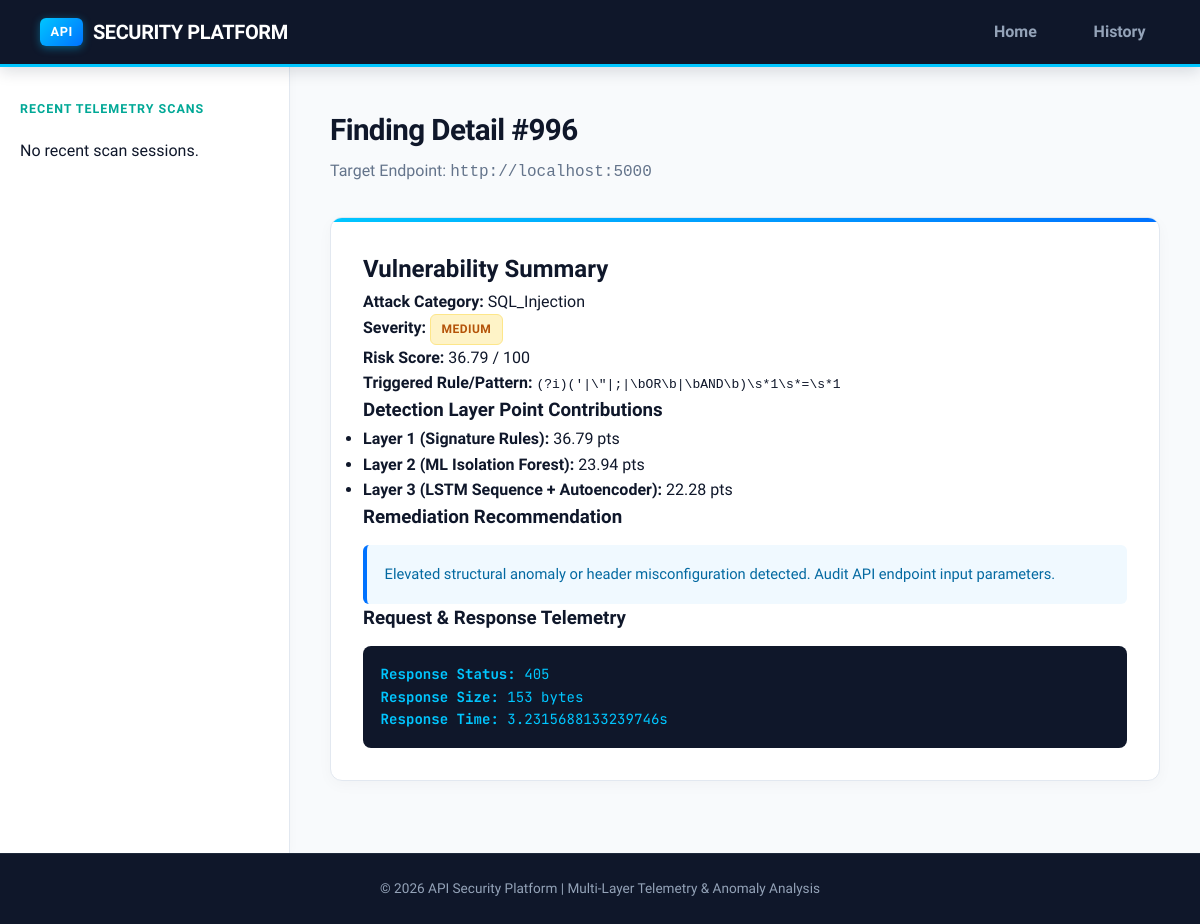
Screenshot of /finding/996 with the database file from the repository.
### database/models.py (models this page shows)
class Finding(Base):
    __tablename__ = "findings"
    id = Column(Integer, primary_key=True, index=True)
    session_id = Column(Integer, ForeignKey("scan_sessions.id", ondelete="CASCADE"), nullable=False)
    endpoint_id = Column(Integer, ForeignKey("endpoints.id", ondelete="CASCADE"), nullable=True)
    attack_type = Column(String(100), nullable=False, default="None")
    finding_status = Column(String(30), nullable=False, default="Informational")
    severity = Column(String(20), nullable=False, default="Low")
    risk_score = Column(Float, default=0.0)
    signature_triggered = Column(String(255), default="")
    ml_score = Column(Float, default=0.0)
    lstm_score = Column(Float, default=0.0)
    autoencoder_score = Column(Float, default=0.0)
    recommendation = Column(Text, nullable=True)
    timestamp = Column(DateTime, default=datetime.utcnow)
    request_payload = Column(Text, nullable=True, default="")
    response_status = Column(Integer, default=200)
    response_size = Column(Integer, default=0)
    response_time = Column(Float, default=0.0)
    session = relationship("ScanSession", back_populates="findings")
    endpoint = relationship("Endpoint", back_populates="findings")

class Endpoint(Base):
    __tablename__ = "endpoints"
    id = Column(Integer, primary_key=True, index=True)
    session_id = Column(Integer, ForeignKey("scan_sessions.id", ondelete="CASCADE"), nullable=False)
    url = Column(String(500), nullable=False)
    method = Column(String(10), nullable=False, default="GET")
    discovered_at = Column(DateTime, default=datetime.utcnow)
    session = relationship("ScanSession", back_populates="endpoints")
    findings = relationship("Finding", back_populates="endpoint", cascade="all, delete-orphan")

### dashboard/routes.py (the view)
@dashboard_bp.route("/finding/<int:finding_id>")
def finding_detail(finding_id):
    finding = get_finding_by_id(finding_id)
    return render_template("report.html", finding=finding)

### database/db.py (called while the page is built)
def get_finding_by_id(finding_id: int) -> Optional[Finding]:
    db = SessionLocal()
    try:
        return db.query(Finding).options(joinedload(Finding.endpoint)).options(joinedload(Finding.session)).filter(Finding.id == finding_id).first()
    finally:
        db.close()

### dashboard/templates/report.html (shortened to what this page needs)
{% extends "base.html" %}
{% block content %}
<div class="page-header">
    <h1>Finding Detail #{{ finding.id if finding else 'N/A' }}</h1>
    <p>Target Endpoint: <code>{{ finding.endpoint.url if finding and finding.endpoint else 'N/A' }}</code></p>
</div>
{% if finding %}
<div class="card detail-card">
    <h2>Vulnerability Summary</h2>
    <div class="detail-grid">
        <div><strong>Attack Category:</strong> {{ finding.attack_type }}</div>
        <div><strong>Severity:</strong> <span class="badge {{ finding.severity|lower }}">{{ finding.severity }}</span></div>
        <div><strong>Risk Score:</strong> {{ finding.risk_score }} / 100</div>
        <div><strong>Triggered Rule/Pattern:</strong> <code>{{ finding.signature_triggered or 'N/A' }}</code></div>
    </div>
    <h3>Detection Layer Point Contributions</h3>
    <ul>
        <li><strong>Layer 1 (Signature Rules):</strong> {{ finding.risk_score }} pts</li>
        <li><strong>Layer 2 (ML Isolation Forest):</strong> {{ finding.ml_score }} pts</li>
        <li><strong>Layer 3 (LSTM Sequence + Autoencoder):</strong> {{ finding.lstm_score + finding.autoencoder_score }} pts</li>
    </ul>
    <h3>Remediation Recommendation</h3>
    <p class="recommendation-box">{{ finding.recommendation }}</p>
    <h3>Request & Response Telemetry</h3>
    <div class="code-block">
        <p><strong>Response Status:</strong> {{ finding.response_status }}</p>
        <p><strong>Response Size:</strong> {{ finding.response_size }} bytes</p>
        <p><strong>Response Time:</strong> {{ finding.response_time }}s</p>
    </div>
</div>
{% else %}
<p>Finding detail record not found.</p>
{% endif %}
{% endblock %}

### dashboard/static/css/style.css (style rules this page uses)
* { box-sizing: border-box; margin: 0; padding: 0; }
:root { --zap-navy: #0f172a; --zap-slate: #1e293b; --zap-cyan: #00c6ff; --zap-teal: #00a896; --zap-blue-gradient: linear-gradient(135deg, #00c6ff 0%, #0072ff 100%); --zap-dark-gradient: linear-gradient(135deg, #0f172a 0%, #1e293b 100%); --bg-main: #f8fafc; --bg-card: #ffffff; --text-primary: #0f172a; --text-secondary: #475569; --text-muted: #64748b; --border-color: #e2e8f0; }
body { font-family: 'Plus Jakarta Sans', -apple-system, BlinkMacSystemFont, "Segoe UI", Roboto, sans-serif; background-color: var(--bg-main); color: var(--text-primary); line-height: 1.6; min-height: 100vh; }
.page-header { margin-bottom: 2rem; }
.page-header h1 { font-size: 1.85rem; font-weight: 800; color: var(--zap-navy); letter-spacing: -0.02em; }
.page-header p { color: var(--text-muted); font-size: 1rem; margin-top: 0.2rem; }
.card { background-color: #ffffff; border-radius: 12px; padding: 2rem; margin-bottom: 2rem; border: 1px solid #e2e8f0; box-shadow: 0 4px 15px rgba(0, 0, 0, 0.03); position: relative; overflow: hidden; }
.card::before { content: ''; position: absolute; top: 0; left: 0; right: 0; height: 4px; background: var(--zap-blue-gradient); }
.badge { padding: 0.3rem 0.65rem; border-radius: 6px; font-size: 0.75rem; font-weight: 800; text-transform: uppercase; letter-spacing: 0.04em; display: inline-block; }
.badge.medium { background-color: #fef3c7; color: #b45309; border: 1px solid #fde68a; }
.recommendation-box { background-color: #f0f9ff; padding: 1.1rem; border-left: 4px solid #0072ff; border-radius: 6px; margin-top: 0.75rem; color: #0369a1; font-size: 0.92rem; }
.code-block { background-color: var(--zap-navy); color: #00c6ff; padding: 1.1rem; border-radius: 8px; font-family: 'JetBrains Mono', monospace; margin-top: 0.75rem; font-size: 0.88rem; }

### rows the page displays
Finding: id "996", attack_type "SQL_Injection", severity "MEDIUM", risk_score "36.79", signature_triggered "(?i)('|\\\"|;|\\bOR\\b|\\bAND\\b)\\s*1\\s*=\\s*1", ml_score "23.94", finding.lstm_score+finding.autoencoder_score "22.28", recommendation "Elevated structural anomaly or header misconfiguration detected. Audit API endpoint input parameters.", response_status "405", response_size "153", response_time "3.2315688133239746"
Endpoint: endpoint "http://localhost:5000"
